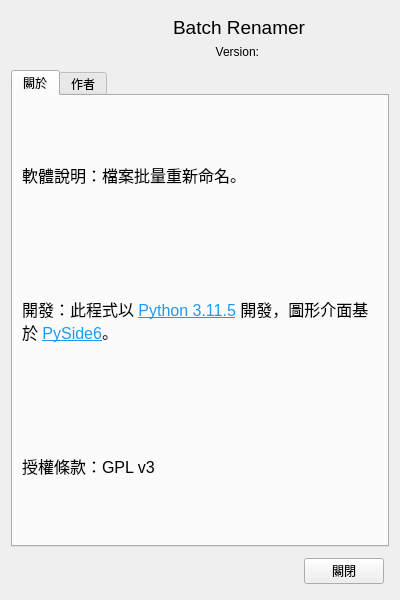
<?xml version="1.0" encoding="UTF-8"?>
<ui version="4.0">
 <class>AboutWindow</class>
 <widget class="QWidget" name="AboutWindow">
  <property name="windowModality">
   <enum>Qt::ApplicationModal</enum>
  </property>
  <property name="geometry">
   <rect>
    <x>0</x>
    <y>0</y>
    <width>400</width>
    <height>600</height>
   </rect>
  </property>
  <property name="windowTitle">
   <string>關於 Batch Renamer</string>
  </property>
  <property name="windowIcon">
   <iconset resource="../resources.qrc">
    <normaloff>:/statics/icon.ico</normaloff>:/statics/icon.ico</iconset>
  </property>
  <layout class="QGridLayout" name="gridLayout">
   <item row="0" column="0">
    <layout class="QVBoxLayout" name="verticalLayout_2">
     <item>
      <layout class="QHBoxLayout" name="horizontalLayout" stretch="2,8">
       <property name="leftMargin">
        <number>5</number>
       </property>
       <property name="topMargin">
        <number>5</number>
       </property>
       <property name="rightMargin">
        <number>5</number>
       </property>
       <property name="bottomMargin">
        <number>5</number>
       </property>
       <item>
        <widget class="QLabel" name="logo_lb">
         <property name="text">
          <string/>
         </property>
         <property name="pixmap">
          <pixmap resource="../resources.qrc">:/statics/icon.ico</pixmap>
         </property>
        </widget>
       </item>
       <item>
        <layout class="QVBoxLayout" name="verticalLayout">
         <item>
          <widget class="QLabel" name="app_name_lb">
           <property name="font">
            <font>
             <pointsize>14</pointsize>
            </font>
           </property>
           <property name="text">
            <string>Batch Renamer</string>
           </property>
           <property name="alignment">
            <set>Qt::AlignCenter</set>
           </property>
          </widget>
         </item>
         <item>
          <widget class="QLabel" name="version_lb">
           <property name="text">
            <string>Version: </string>
           </property>
           <property name="alignment">
            <set>Qt::AlignCenter</set>
           </property>
          </widget>
         </item>
        </layout>
       </item>
      </layout>
     </item>
     <item>
      <widget class="QTabWidget" name="tabWidget">
       <property name="currentIndex">
        <number>0</number>
       </property>
       <widget class="QWidget" name="about">
        <attribute name="title">
         <string>關於</string>
        </attribute>
        <layout class="QGridLayout" name="gridLayout_2">
         <item row="0" column="0">
          <layout class="QVBoxLayout" name="verticalLayout_3">
           <item>
            <widget class="QLabel" name="sofware_info_lb">
             <property name="font">
              <font>
               <pointsize>12</pointsize>
              </font>
             </property>
             <property name="text">
              <string>軟體說明：檔案批量重新命名。</string>
             </property>
             <property name="textFormat">
              <enum>Qt::AutoText</enum>
             </property>
             <property name="wordWrap">
              <bool>true</bool>
             </property>
            </widget>
           </item>
           <item>
            <widget class="QLabel" name="package_lb">
             <property name="font">
              <font>
               <pointsize>12</pointsize>
              </font>
             </property>
             <property name="text">
              <string>&lt;html&gt;&lt;head/&gt;&lt;body&gt;&lt;p&gt;開發：此程式以 &lt;a href=&quot;https://www.python.org/&quot;&gt;&lt;span style=&quot; text-decoration: underline; color:#1d99f3;&quot;&gt;Python 3.11.5&lt;/span&gt;&lt;/a&gt; 開發，圖形介面基於 &lt;a href=&quot;https://doc.qt.io/qtforpython-6/index.html&quot;&gt;&lt;span style=&quot; text-decoration: underline; color:#1d99f3;&quot;&gt;PySide6&lt;/span&gt;&lt;/a&gt;。&lt;/p&gt;&lt;/body&gt;&lt;/html&gt;</string>
             </property>
             <property name="textFormat">
              <enum>Qt::MarkdownText</enum>
             </property>
             <property name="wordWrap">
              <bool>true</bool>
             </property>
             <property name="openExternalLinks">
              <bool>true</bool>
             </property>
            </widget>
           </item>
           <item>
            <widget class="QLabel" name="license_lb">
             <property name="font">
              <font>
               <pointsize>12</pointsize>
              </font>
             </property>
             <property name="text">
              <string>授權條款：GPL v3</string>
             </property>
            </widget>
           </item>
          </layout>
         </item>
        </layout>
       </widget>
       <widget class="QWidget" name="author">
        <attribute name="title">
         <string>作者</string>
        </attribute>
        <layout class="QGridLayout" name="gridLayout_3">
         <item row="0" column="0">
          <layout class="QVBoxLayout" name="verticalLayout_4" stretch="2,5">
           <item>
            <widget class="QLabel" name="label">
             <property name="font">
              <font>
               <pointsize>12</pointsize>
              </font>
             </property>
             <property name="mouseTracking">
              <bool>true</bool>
             </property>
             <property name="text">
              <string>&lt;html&gt;&lt;head/&gt;&lt;body&gt;&lt;p&gt;Bug 回報：請至 Github 儲存庫回報或以 Email 通知作者 。&lt;/p&gt;&lt;/body&gt;&lt;/html&gt;</string>
             </property>
             <property name="textFormat">
              <enum>Qt::RichText</enum>
             </property>
             <property name="wordWrap">
              <bool>true</bool>
             </property>
             <property name="openExternalLinks">
              <bool>false</bool>
             </property>
            </widget>
           </item>
           <item>
            <widget class="QLabel" name="label_2">
             <property name="font">
              <font>
               <pointsize>12</pointsize>
              </font>
             </property>
             <property name="text">
              <string>&lt;html&gt;&lt;head/&gt;&lt;body&gt;&lt;p&gt;作者：Mark Hsiao&lt;/p&gt;&lt;p&gt;電子郵件：Twilight3847@skiff.com&lt;/p&gt;&lt;p&gt;Github：&lt;a href=&quot;https://github.com/scbmark/batch_renamer&quot;&gt;&lt;span style=&quot; text-decoration: underline; color:#1d99f3;&quot;&gt;https://github.com/scbmark/batch_renamer&lt;/span&gt;&lt;/a&gt;&lt;/p&gt;&lt;/body&gt;&lt;/html&gt;</string>
             </property>
             <property name="textFormat">
              <enum>Qt::RichText</enum>
             </property>
             <property name="wordWrap">
              <bool>true</bool>
             </property>
             <property name="openExternalLinks">
              <bool>true</bool>
             </property>
            </widget>
           </item>
          </layout>
         </item>
        </layout>
       </widget>
      </widget>
     </item>
     <item>
      <layout class="QHBoxLayout" name="horizontalLayout_2">
       <property name="leftMargin">
        <number>5</number>
       </property>
       <property name="topMargin">
        <number>5</number>
       </property>
       <property name="rightMargin">
        <number>5</number>
       </property>
       <property name="bottomMargin">
        <number>5</number>
       </property>
       <item>
        <spacer name="horizontalSpacer">
         <property name="orientation">
          <enum>Qt::Horizontal</enum>
         </property>
         <property name="sizeHint" stdset="0">
          <size>
           <width>40</width>
           <height>20</height>
          </size>
         </property>
        </spacer>
       </item>
       <item>
        <widget class="QPushButton" name="exit_btn">
         <property name="text">
          <string>關閉</string>
         </property>
        </widget>
       </item>
      </layout>
     </item>
    </layout>
   </item>
  </layout>
 </widget>
 <resources>
  <include location="../resources.qrc"/>
 </resources>
 <connections/>
</ui>
